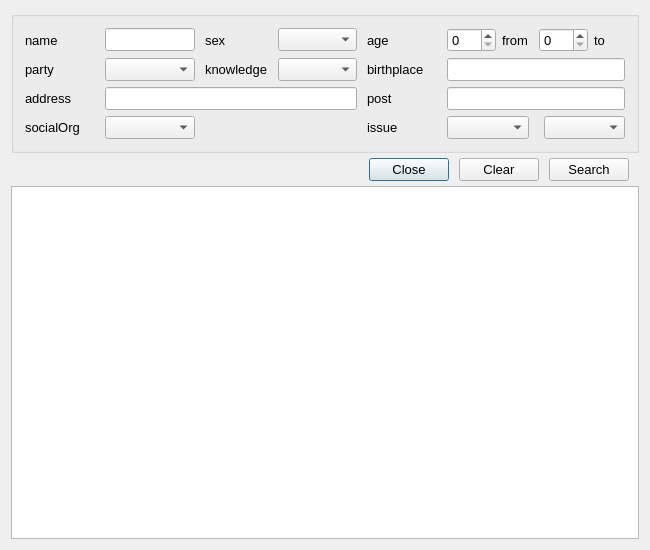
<?xml version="1.0" encoding="UTF-8"?>
<ui version="4.0">
 <class>PeopleSearchDlg</class>
 <widget class="QDialog" name="PeopleSearchDlg">
  <property name="geometry">
   <rect>
    <x>0</x>
    <y>0</y>
    <width>650</width>
    <height>550</height>
   </rect>
  </property>
  <property name="font">
   <font>
    <pointsize>10</pointsize>
   </font>
  </property>
  <property name="windowTitle">
   <string>PeopleSearchDlg</string>
  </property>
  <layout class="QVBoxLayout" name="verticalLayout">
   <property name="spacing">
    <number>5</number>
   </property>
   <item>
    <widget class="QGroupBox" name="groupBox">
     <property name="minimumSize">
      <size>
       <width>0</width>
       <height>130</height>
      </size>
     </property>
     <property name="title">
      <string/>
     </property>
     <layout class="QVBoxLayout" name="verticalLayout_2">
      <item>
       <layout class="QGridLayout" name="gridLayout">
        <property name="horizontalSpacing">
         <number>10</number>
        </property>
        <item row="2" column="1">
         <widget class="QLineEdit" name="edtAddress">
          <property name="sizePolicy">
           <sizepolicy hsizetype="Expanding" vsizetype="Fixed">
            <horstretch>0</horstretch>
            <verstretch>0</verstretch>
           </sizepolicy>
          </property>
         </widget>
        </item>
        <item row="2" column="0">
         <widget class="QLabel" name="label_9">
          <property name="sizePolicy">
           <sizepolicy hsizetype="Preferred" vsizetype="Preferred">
            <horstretch>0</horstretch>
            <verstretch>0</verstretch>
           </sizepolicy>
          </property>
          <property name="text">
           <string>address</string>
          </property>
         </widget>
        </item>
        <item row="0" column="0">
         <widget class="QLabel" name="label">
          <property name="sizePolicy">
           <sizepolicy hsizetype="Preferred" vsizetype="Preferred">
            <horstretch>0</horstretch>
            <verstretch>0</verstretch>
           </sizepolicy>
          </property>
          <property name="minimumSize">
           <size>
            <width>70</width>
            <height>0</height>
           </size>
          </property>
          <property name="text">
           <string>name</string>
          </property>
         </widget>
        </item>
        <item row="1" column="1">
         <layout class="QHBoxLayout" name="horizontalLayout_3">
          <property name="spacing">
           <number>10</number>
          </property>
          <item>
           <widget class="QComboBox" name="cmbParty">
            <property name="sizePolicy">
             <sizepolicy hsizetype="Preferred" vsizetype="Fixed">
              <horstretch>0</horstretch>
              <verstretch>0</verstretch>
             </sizepolicy>
            </property>
            <property name="minimumSize">
             <size>
              <width>90</width>
              <height>0</height>
             </size>
            </property>
            <property name="maximumSize">
             <size>
              <width>90</width>
              <height>16777215</height>
             </size>
            </property>
           </widget>
          </item>
          <item>
           <widget class="QLabel" name="label_7">
            <property name="text">
             <string>knowledge</string>
            </property>
           </widget>
          </item>
          <item>
           <widget class="QComboBox" name="cmbKnowledge">
            <property name="sizePolicy">
             <sizepolicy hsizetype="Preferred" vsizetype="Fixed">
              <horstretch>0</horstretch>
              <verstretch>0</verstretch>
             </sizepolicy>
            </property>
           </widget>
          </item>
         </layout>
        </item>
        <item row="2" column="2">
         <widget class="QLabel" name="label_10">
          <property name="sizePolicy">
           <sizepolicy hsizetype="Preferred" vsizetype="Preferred">
            <horstretch>0</horstretch>
            <verstretch>0</verstretch>
           </sizepolicy>
          </property>
          <property name="text">
           <string>post</string>
          </property>
         </widget>
        </item>
        <item row="0" column="2">
         <widget class="QLabel" name="label_3">
          <property name="sizePolicy">
           <sizepolicy hsizetype="Preferred" vsizetype="Preferred">
            <horstretch>0</horstretch>
            <verstretch>0</verstretch>
           </sizepolicy>
          </property>
          <property name="minimumSize">
           <size>
            <width>70</width>
            <height>0</height>
           </size>
          </property>
          <property name="text">
           <string>age</string>
          </property>
         </widget>
        </item>
        <item row="1" column="2">
         <widget class="QLabel" name="label_8">
          <property name="sizePolicy">
           <sizepolicy hsizetype="Preferred" vsizetype="Preferred">
            <horstretch>0</horstretch>
            <verstretch>0</verstretch>
           </sizepolicy>
          </property>
          <property name="text">
           <string>birthplace</string>
          </property>
         </widget>
        </item>
        <item row="1" column="0">
         <widget class="QLabel" name="label_6">
          <property name="sizePolicy">
           <sizepolicy hsizetype="Preferred" vsizetype="Preferred">
            <horstretch>0</horstretch>
            <verstretch>0</verstretch>
           </sizepolicy>
          </property>
          <property name="text">
           <string>party</string>
          </property>
         </widget>
        </item>
        <item row="1" column="3">
         <widget class="QLineEdit" name="edtBirthPlace">
          <property name="sizePolicy">
           <sizepolicy hsizetype="Preferred" vsizetype="Fixed">
            <horstretch>0</horstretch>
            <verstretch>0</verstretch>
           </sizepolicy>
          </property>
         </widget>
        </item>
        <item row="0" column="1">
         <layout class="QHBoxLayout" name="horizontalLayout">
          <property name="spacing">
           <number>10</number>
          </property>
          <item>
           <widget class="QLineEdit" name="edtName">
            <property name="sizePolicy">
             <sizepolicy hsizetype="Preferred" vsizetype="Fixed">
              <horstretch>0</horstretch>
              <verstretch>0</verstretch>
             </sizepolicy>
            </property>
            <property name="minimumSize">
             <size>
              <width>90</width>
              <height>0</height>
             </size>
            </property>
            <property name="maximumSize">
             <size>
              <width>90</width>
              <height>16777215</height>
             </size>
            </property>
           </widget>
          </item>
          <item>
           <widget class="QLabel" name="label_2">
            <property name="sizePolicy">
             <sizepolicy hsizetype="Preferred" vsizetype="Preferred">
              <horstretch>0</horstretch>
              <verstretch>0</verstretch>
             </sizepolicy>
            </property>
            <property name="text">
             <string>sex</string>
            </property>
           </widget>
          </item>
          <item>
           <widget class="QComboBox" name="cmbSex">
            <property name="sizePolicy">
             <sizepolicy hsizetype="Preferred" vsizetype="Fixed">
              <horstretch>0</horstretch>
              <verstretch>0</verstretch>
             </sizepolicy>
            </property>
           </widget>
          </item>
         </layout>
        </item>
        <item row="2" column="3">
         <widget class="QLineEdit" name="edtPost">
          <property name="sizePolicy">
           <sizepolicy hsizetype="Expanding" vsizetype="Fixed">
            <horstretch>0</horstretch>
            <verstretch>0</verstretch>
           </sizepolicy>
          </property>
         </widget>
        </item>
        <item row="0" column="3">
         <layout class="QHBoxLayout" name="horizontalLayout_2">
          <item>
           <widget class="QSpinBox" name="spnAgeFrom">
            <property name="sizePolicy">
             <sizepolicy hsizetype="Preferred" vsizetype="Fixed">
              <horstretch>0</horstretch>
              <verstretch>0</verstretch>
             </sizepolicy>
            </property>
            <property name="maximum">
             <number>100</number>
            </property>
           </widget>
          </item>
          <item>
           <widget class="QLabel" name="label_4">
            <property name="sizePolicy">
             <sizepolicy hsizetype="Preferred" vsizetype="Preferred">
              <horstretch>0</horstretch>
              <verstretch>0</verstretch>
             </sizepolicy>
            </property>
            <property name="text">
             <string>from</string>
            </property>
           </widget>
          </item>
          <item>
           <widget class="QSpinBox" name="spnAgeTo">
            <property name="sizePolicy">
             <sizepolicy hsizetype="Preferred" vsizetype="Fixed">
              <horstretch>0</horstretch>
              <verstretch>0</verstretch>
             </sizepolicy>
            </property>
            <property name="maximum">
             <number>150</number>
            </property>
           </widget>
          </item>
          <item>
           <widget class="QLabel" name="label_5">
            <property name="sizePolicy">
             <sizepolicy hsizetype="Preferred" vsizetype="Preferred">
              <horstretch>0</horstretch>
              <verstretch>0</verstretch>
             </sizepolicy>
            </property>
            <property name="text">
             <string>to</string>
            </property>
           </widget>
          </item>
         </layout>
        </item>
        <item row="3" column="0">
         <widget class="QLabel" name="label_11">
          <property name="sizePolicy">
           <sizepolicy hsizetype="Preferred" vsizetype="Preferred">
            <horstretch>0</horstretch>
            <verstretch>0</verstretch>
           </sizepolicy>
          </property>
          <property name="text">
           <string>socialOrg</string>
          </property>
         </widget>
        </item>
        <item row="3" column="1">
         <layout class="QHBoxLayout" name="horizontalLayout_4">
          <item>
           <widget class="QComboBox" name="cmbSocialOrg">
            <property name="sizePolicy">
             <sizepolicy hsizetype="Preferred" vsizetype="Fixed">
              <horstretch>0</horstretch>
              <verstretch>0</verstretch>
             </sizepolicy>
            </property>
            <property name="minimumSize">
             <size>
              <width>90</width>
              <height>0</height>
             </size>
            </property>
            <property name="maximumSize">
             <size>
              <width>90</width>
              <height>16777215</height>
             </size>
            </property>
           </widget>
          </item>
          <item>
           <spacer name="horizontalSpacer">
            <property name="orientation">
             <enum>Qt::Horizontal</enum>
            </property>
            <property name="sizeHint" stdset="0">
             <size>
              <width>40</width>
              <height>20</height>
             </size>
            </property>
           </spacer>
          </item>
         </layout>
        </item>
        <item row="3" column="2">
         <widget class="QLabel" name="label_13">
          <property name="sizePolicy">
           <sizepolicy hsizetype="Preferred" vsizetype="Preferred">
            <horstretch>0</horstretch>
            <verstretch>0</verstretch>
           </sizepolicy>
          </property>
          <property name="text">
           <string>issue</string>
          </property>
         </widget>
        </item>
        <item row="3" column="3">
         <layout class="QHBoxLayout" name="horizontalLayout_5">
          <property name="spacing">
           <number>15</number>
          </property>
          <item>
           <widget class="QComboBox" name="cmbIssueClass1">
            <property name="sizePolicy">
             <sizepolicy hsizetype="Preferred" vsizetype="Fixed">
              <horstretch>0</horstretch>
              <verstretch>0</verstretch>
             </sizepolicy>
            </property>
           </widget>
          </item>
          <item>
           <widget class="QComboBox" name="cmbIssueClass2">
            <property name="sizePolicy">
             <sizepolicy hsizetype="Preferred" vsizetype="Fixed">
              <horstretch>0</horstretch>
              <verstretch>0</verstretch>
             </sizepolicy>
            </property>
           </widget>
          </item>
         </layout>
        </item>
       </layout>
      </item>
     </layout>
    </widget>
   </item>
   <item>
    <layout class="QHBoxLayout" name="_6">
     <property name="spacing">
      <number>10</number>
     </property>
     <property name="sizeConstraint">
      <enum>QLayout::SetNoConstraint</enum>
     </property>
     <property name="leftMargin">
      <number>10</number>
     </property>
     <property name="rightMargin">
      <number>10</number>
     </property>
     <item>
      <spacer name="spacer">
       <property name="orientation">
        <enum>Qt::Horizontal</enum>
       </property>
       <property name="sizeHint" stdset="0">
        <size>
         <width>40</width>
         <height>20</height>
        </size>
       </property>
      </spacer>
     </item>
     <item>
      <widget class="QPushButton" name="btnClose">
       <property name="text">
        <string>Close</string>
       </property>
      </widget>
     </item>
     <item>
      <widget class="QPushButton" name="btnClear">
       <property name="text">
        <string>Clear</string>
       </property>
      </widget>
     </item>
     <item>
      <widget class="QPushButton" name="btnSearch">
       <property name="text">
        <string>Search</string>
       </property>
      </widget>
     </item>
    </layout>
   </item>
   <item>
    <widget class="QTableView" name="tblResult">
     <property name="font">
      <font>
       <pointsize>10</pointsize>
      </font>
     </property>
     <property name="editTriggers">
      <set>QAbstractItemView::NoEditTriggers</set>
     </property>
     <property name="selectionMode">
      <enum>QAbstractItemView::SingleSelection</enum>
     </property>
     <property name="selectionBehavior">
      <enum>QAbstractItemView::SelectRows</enum>
     </property>
     <attribute name="horizontalHeaderCascadingSectionResizes">
      <bool>true</bool>
     </attribute>
     <attribute name="verticalHeaderCascadingSectionResizes">
      <bool>true</bool>
     </attribute>
    </widget>
   </item>
  </layout>
 </widget>
 <layoutdefault spacing="6" margin="11"/>
 <tabstops>
  <tabstop>edtName</tabstop>
  <tabstop>cmbSex</tabstop>
  <tabstop>spnAgeFrom</tabstop>
  <tabstop>spnAgeTo</tabstop>
  <tabstop>cmbParty</tabstop>
  <tabstop>cmbKnowledge</tabstop>
  <tabstop>edtBirthPlace</tabstop>
  <tabstop>edtAddress</tabstop>
  <tabstop>edtPost</tabstop>
  <tabstop>cmbSocialOrg</tabstop>
  <tabstop>cmbIssueClass1</tabstop>
  <tabstop>cmbIssueClass2</tabstop>
  <tabstop>btnSearch</tabstop>
  <tabstop>btnClear</tabstop>
  <tabstop>btnClose</tabstop>
  <tabstop>tblResult</tabstop>
 </tabstops>
 <resources/>
 <connections/>
 <slots>
  <slot>btnSearch_click()</slot>
  <slot>btnToHouse_click()</slot>
  <slot>btnToBuilding_click()</slot>
  <slot>btnShowDetail_click()</slot>
  <slot>tblResult_click(QModelIndex)</slot>
  <slot>tabHideDetail_click(int)</slot>
  <slot>btnClear_click()</slot>
 </slots>
</ui>
